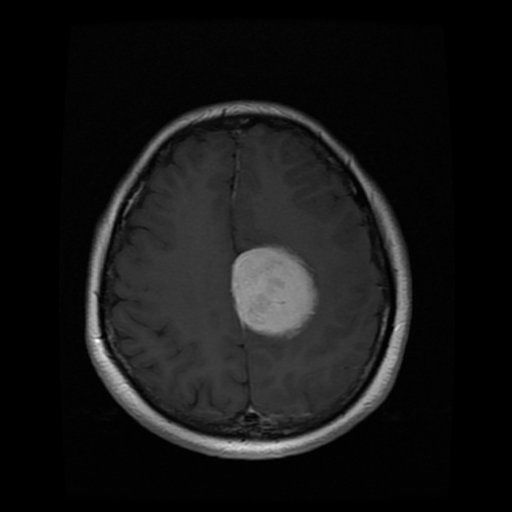
#> input picture Day 3 - Image Processing and Analysis/data/slices/meningioma_101016_0011.jpg, 512 x 512 px
$ jupyter execute --allow-errors 00_walkthrough.ipynb
#> lines starting #> are read from the running program, lines starting #| are printed output that depends on the picture; after the words box and inside, x2 and y2 are one past the last pixel; in counts of white or black regions, pixels touching at a corner belong together
# Day 3 Walkthrough: Measuring Something In An Image

Yesterday every value arrived in a column with a name. Today the data is a grid
of brightnesses with no names at all, and the quantity we want is not stored
anywhere in it. A tumour has an area, and that area has to be constructed out
of pixels by a chain of decisions that nobody writes down.

That is the argument of this hour. Image processing looks unusually
trustworthy, because at every step you can display the result and see that it
looks right. A picture that looks right is not a measurement that is right, and
this hour ends with a number that is wrong by seventy-five percent while every
picture along the way looked perfect.

The data is 844 T1-weighted contrast-enhanced MRI slices from 66 patients, each
with a tumour outlined by a radiologist. A single slice is enough for the whole
walkthrough.

| Section | Minutes |
| --- | --- |
| Orientation | 3 |
| 1. What An MRI Slice Actually Is | 7 |
| 2. Intensity, Histograms, And Thresholding | 11 |
| 3. Morphology And Connected Components | 10 |
| 4. Measuring A Region In Millimetres | 12 |
| 5. From A Kernel You Wrote To A Layer That Learns One | 13 |
| 6. What To Take Away | 4 |

## Orientation (3 Minutes)

The habits from the first two days still apply. Restart the kernel and run
every cell in order if anything stops making sense, read the minimum and the
maximum before trusting an array, and print a baseline next to every number you
intend to interpret.

Two habits are new today.

The first is that an image is an array, and the fastest way to understand what
an operation did is to print the array's shape, its dtype, and its range rather
than to look at the picture. The picture is a rendering, and the rendering
hides things such as an integer overflow or a channel order that is the wrong
way round.

The second is that every measurement taken from an image depends on the
physical size of a pixel, which is not stored in the pixels. Lose that number
and the measurement is meaningless, and nothing in the code will complain.

[cell 1]
import os


def core_budget():
    """The number of cores this session may actually use.

    A container is given a share of the host's cores by the scheduler rather
    than a smaller machine, so the host's own count is the wrong number to size
    a thread pool from. PyTorch takes it regardless, which on the Hub means 48
    threads competing for 3 cores, and the switching between them costs far
    more than the parallelism gains. On a machine with no such quota to read,
    its own count is the right number after all.
    """
    try:
        quota, period = open("/sys/fs/cgroup/cpu.max").read().split()
        if quota != "max":
            return max(1, round(int(quota) / int(period)))
    except OSError:
        pass
    return os.cpu_count() or 1


CORES = core_budget()

# The numerical libraries size their thread pools when they are first imported,
# so these have to be set above the imports rather than below them.
for variable in ("OMP_NUM_THREADS", "OPENBLAS_NUM_THREADS", "MKL_NUM_THREADS"):
    os.environ.setdefault(variable, str(CORES))

from pathlib import Path

import cv2
import matplotlib.pyplot as plt
import numpy as np
import pandas as pd
import seaborn as sns
import torch

cv2.setNumThreads(CORES)
torch.set_num_threads(CORES)
#> (this line was passed over: torch is not available in this run)

# Every notebook resolves its data through a path relative to itself, so the
# materials work the same way on JupyterHub and on a laptop.
DATA_DIR = Path.cwd().parent / "data"
SLICE_DIR = DATA_DIR / "slices"
MASK_DIR = DATA_DIR / "masks"

RANDOM_STATE = 42

# The archive records an in-plane resolution of 0.49 by 0.49 millimetres for
# every 512 by 512 slice. This one number turns pixel counts into areas, and
# Section 4 is about how easily it stops being true.
PIXEL_MM = 0.49

sns.set_theme(style="whitegrid")
pd.set_option("display.width", 110)

print("Reading data from:", DATA_DIR)
print("Slices found:", len(list(SLICE_DIR.glob("*.jpg"))))
print("Masks found: ", len(list(MASK_DIR.glob("*.png"))))
print("OpenCV:", cv2.__version__, "| PyTorch:", torch.__version__)
print("Cores available to this session:", CORES)

## 1. What An MRI Slice Actually Is (7 Minutes)

The index names every slice, the patient it came from, and the tumour type.
Read it before reading any pixels.

#> (a cell that did not finish here is left out)

#> (a cell that did not finish here is left out)

Three tumour types, roughly balanced, and 22 patients in each. Note that
patients and slices are different units. There are 844 slices but only 66
people, so most slices have a sibling from the same person somewhere else in
the table. Hold on to that, because it is the whole subject of the laboratory
exercise this afternoon.

Now read one image. `cv2.imread` returns `None` rather than raising when it
cannot read a file, so the assertion below is not decoration.

[cell 4]
demo_name = "meningioma_101016_0011.jpg"

image = cv2.imread(str(SLICE_DIR / demo_name), cv2.IMREAD_GRAYSCALE)
#> image is the input picture: shape (512, 512); min 0, max 254, mean 22.2
assert image is not None, f"could not read {demo_name}"

print("shape:", image.shape)
#| shape: (512, 512)
print("dtype:", image.dtype)
#| dtype: uint8
print("min:  ", image.min())
#| min:   0
print("max:  ", image.max())
#| max:   254
print("mean: ", round(float(image.mean()), 2))
#| mean:  22.19
print("pixels that are exactly zero:",
      f"{(image == 0).mean() * 100:.1f}% of the image")
#| pixels that are exactly zero: 28.1% of the image

A 512 by 512 array of unsigned bytes, spanning very nearly the full range from
0 to 255. Just over a quarter of it is exactly zero, which is the air around
the head, and that block of zeros dominates several of the operations below.

The flag matters. Without `cv2.IMREAD_GRAYSCALE` you get three channels, and
OpenCV orders them blue, green, and red rather than the red, green, and blue
that everything else assumes. That reversal is the single most common source of
images that come out looking wrong.

[cell 5]
colour = cv2.imread(str(SLICE_DIR / demo_name))
print("with the flag:   ", image.shape)
#| with the flag:    (512, 512)
print("without the flag:", colour.shape)
#| without the flag: (512, 512, 3)
# The three channels of a grey image are identical, so nothing is lost here,
# but the channel order still bites the moment a colour overlay is drawn.
print("channels identical:", np.array_equal(colour[:, :, 0], colour[:, :, 2]))
#| channels identical: True

[cell 6]
side_mm = image.shape[0] * PIXEL_MM

fig, axes = plt.subplots(1, 2, figsize=(11, 5))
axes[0].imshow(image, cmap="gray")
axes[0].set_title(f"{demo_name}\n{image.shape[1]} by {image.shape[0]} pixels, "
                  f"{side_mm:.0f} mm across")
axes[0].axis("off")
axes[1].imshow(image[150:300, 150:300], cmap="gray")
axes[1].set_title("A 150 by 150 pixel detail,\nwhich is "
                  f"{150 * PIXEL_MM:.0f} mm across")
axes[1].axis("off")
plt.tight_layout()
plt.show()
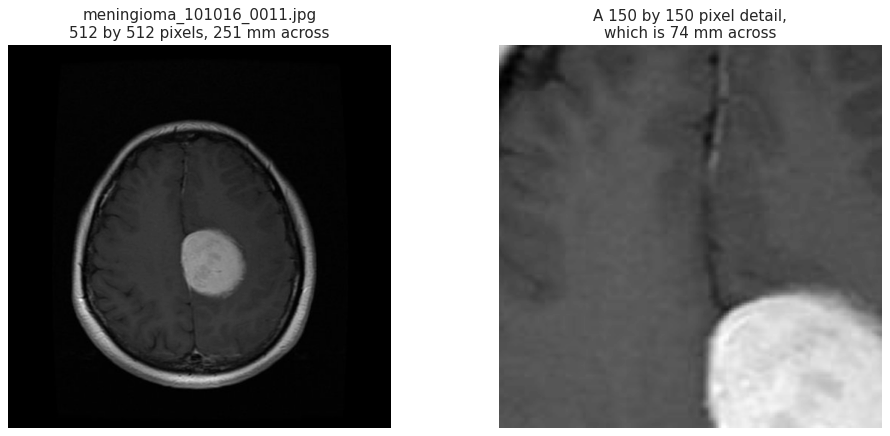
#> figure drawn by matplotlib, 2 panels

print(f"One pixel is {PIXEL_MM} mm, so the slice is {side_mm:.1f} mm wide.")
#| One pixel is 0.49 mm, so the slice is 250.9 mm wide.
print(f"One pixel covers {PIXEL_MM ** 2:.4f} square millimetres.")

The bright mass on the left of the image is a meningioma. It is bright because
this is a contrast-enhanced scan and the agent collects where the tumour is, and
that single fact is what every method in the next two sections quietly relies
on.

## 2. Intensity, Histograms, And Thresholding (11 Minutes)

Separating an object from its surroundings by choosing a brightness cutoff is
called thresholding. The question is what cutoff, and the histogram is where
you look for the answer.

[cell 7]
histogram = cv2.calcHist([image], [0], None, [256], [0, 256]).ravel()
#> histogram = 256 values, max 73789 at index 0, min 0 at index 213, mean 1024

fig, axes = plt.subplots(1, 2, figsize=(12, 4))
axes[0].plot(histogram)
axes[0].set_title("Every pixel, including the air")
axes[0].set_xlabel("Intensity")
axes[0].set_ylabel("Pixels")
axes[1].plot(histogram)
axes[1].set_ylim(0, np.sort(histogram)[-2] * 1.1)
axes[1].set_title("The same plot with the zero spike cut off")
axes[1].set_xlabel("Intensity")
plt.tight_layout()
plt.show()
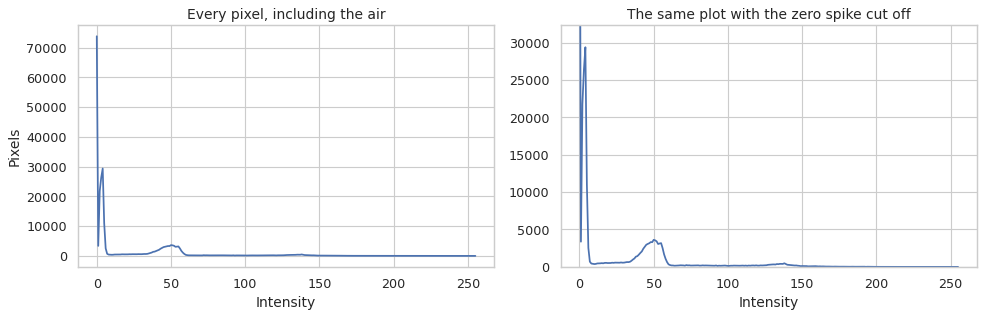
#> figure drawn by matplotlib, 2 panels; panel 1: curve peaks at x = 0, y = 73789; panel 2: curve peaks at x = 0, y = 73789

print("pixels at intensity 0:", int(histogram[0]))
#| pixels at intensity 0: 73789
print("largest count anywhere else:", int(np.sort(histogram)[-2]))
#| largest count anywhere else: 29373

The left plot is useless, and it is useless in a way worth seeing once. One bar
holds a quarter of the image and flattens everything else into the axis. The
right plot is the same data with that bar cropped, and only now is there
anything to read.

Otsu's method picks the cutoff that best separates the pixels into two groups.
It assumes there are two groups. Let us see which two it finds.

[cell 8]
threshold, binary = cv2.threshold(image, 0, 255, cv2.THRESH_OTSU)
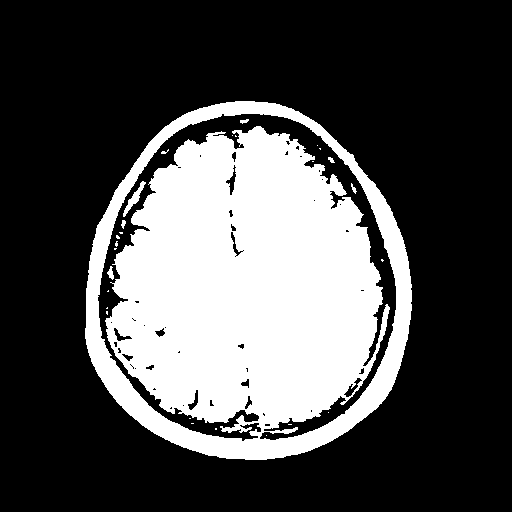
#> binary: shape (512, 512); 30.1% white; 27 white regions (20 under 20 px), largest, box (x1, y1, x2, y2) and area: (85, 101, 412, 460) 78526, (123, 181, 146, 217) 207, (107, 266, 114, 280) 54
#> threshold = 34

print(f"Otsu chose a threshold of {threshold:.0f}.")
#| Otsu chose a threshold of 34.
print(f"Pixels above it: {(image > threshold).sum()} "
      f"({(image > threshold).mean() * 100:.1f}% of the image)")
#| Pixels above it: 78995 (30.1% of the image)

fig, axes = plt.subplots(1, 3, figsize=(14, 4.5))
axes[0].imshow(image, cmap="gray")
axes[0].set_title("Original")
axes[1].imshow(binary, cmap="gray")
axes[1].set_title(f"Above the Otsu threshold of {threshold:.0f}")
# Drawing the mask over the image in colour requires a three-channel image, and
# OpenCV expects those channels in blue, green, and red order.
overlay = cv2.cvtColor(image, cv2.COLOR_GRAY2BGR)
overlay[binary > 0] = (0.6 * overlay[binary > 0] +
                       0.4 * np.array([0, 0, 255])).astype(np.uint8)
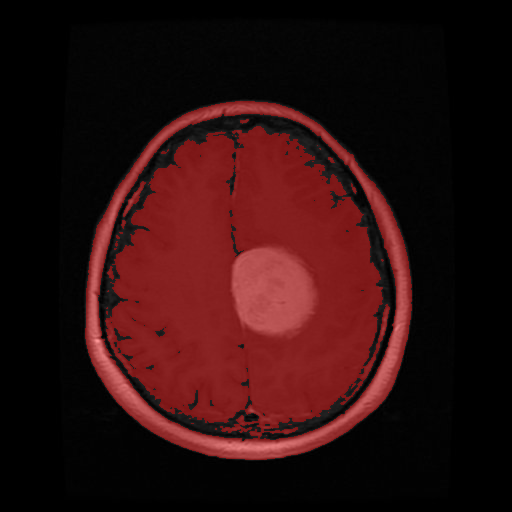
#> overlay: shape (512, 512, 3); mean B, G, R 14.2, 14.2, 44.9
axes[2].imshow(cv2.cvtColor(overlay, cv2.COLOR_BGR2RGB))
axes[2].set_title("The mask drawn on the image")
for ax in axes:
    ax.axis("off")
plt.tight_layout()
plt.show()
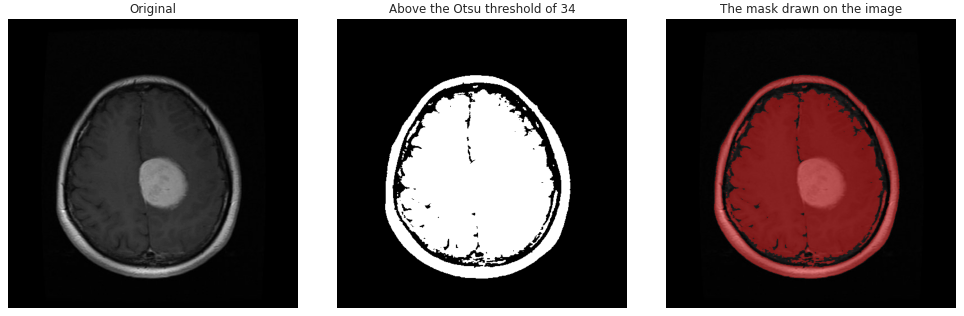
#> figure drawn by matplotlib, 3 panels

Read what happened rather than what we wanted. Otsu separated the head from the
air. It did not separate the tumour from the brain, and it never could have,
because the two brightness groups in this image are tissue and background, and
the tumour is a small part of the first group.

This is the shape of almost every disappointment in image processing. The
method did exactly what it promises. The promise was about a different question
from the one we are asking.

Otsu is still useful here, just not for the tumour. It has given us the head,
and the next section turns that into a usable region.

## 3. Morphology And Connected Components (10 Minutes)

A binary mask is a set of pixels. Connected component labelling turns it into a
set of objects, by giving every group of touching pixels its own number.

[cell 9]
count, markers = cv2.connectedComponents(binary)
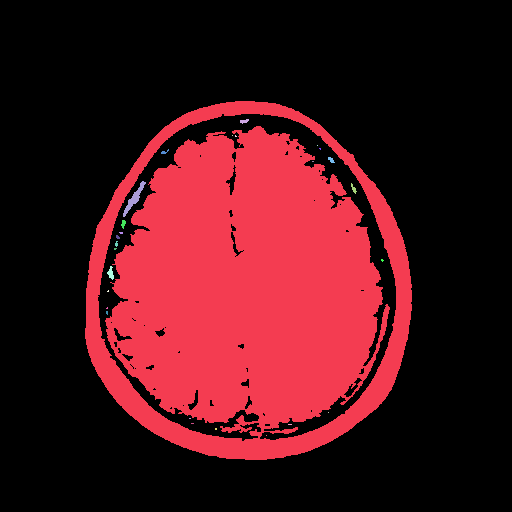
#> markers: shape (512, 512) int32; 28 distinct labels, from 0 to 27; one colour per label, 0 black
#> count = 28

# Label 0 is the background, so the real objects are 1 up to count - 1.
areas = np.array([(markers == label).sum() for label in range(1, count)])
#> areas = 27 values, max 78526 at index 0, min 1 at index 2, mean 2925.7
order = np.argsort(areas)[::-1]
#> order = 27 values, max 26 at index 24, min 0 at index 0, mean 13

print(f"{count - 1} objects above the threshold.")
#| 27 objects above the threshold.
print("The five largest, in pixels:", areas[order][:5].tolist())
#| The five largest, in pixels: [78526, 207, 54, 28, 28]
print(f"The largest covers {areas.max() / image.size * 100:.1f}% of the image, "
      f"which is {areas.max() * PIXEL_MM ** 2 / 100:.1f} square centimetres.")
#| The largest covers 30.0% of the image, which is 188.5 square centimetres.

One object is enormous and the rest are specks of a few hundred pixels or
fewer. The large one is the head. The specks are noise that crossed the
threshold, and they are exactly what morphology removes.

The two primitive operations are erosion, which deletes any foreground pixel
whose neighbourhood is not entirely foreground, and dilation, which does the
reverse. Composing them gives opening, which is an erosion followed by a
dilation, and it removes small objects while leaving large ones close to their
original size.

[cell 10]
kernel = np.ones((5, 5), np.uint8)

eroded = cv2.erode(binary, kernel)
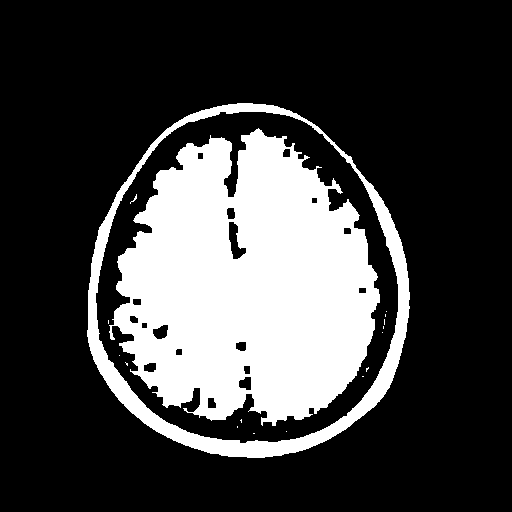
#> eroded: shape (512, 512); 25.5% white; 17 white regions (15 under 20 px), largest, box (x1, y1, x2, y2) and area: (109, 128, 380, 426) 55799, (87, 103, 410, 458) 11034
dilated = cv2.dilate(binary, kernel)
#> dilated: shape (512, 512); 34.4% white; 3 white regions, box (x1, y1, x2, y2) and area: (83, 99, 414, 462) 89952, (238, 117, 251, 126) 100, (315, 143, 323, 152) 54
opened = cv2.morphologyEx(binary, cv2.MORPH_OPEN, kernel)
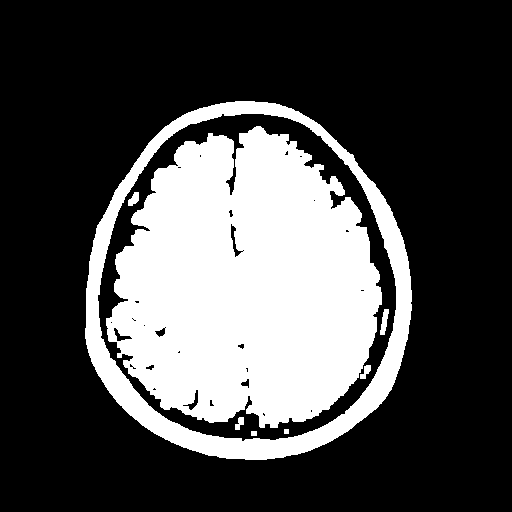
#> opened: shape (512, 512); 29.6% white; 8 white regions, largest, box (x1, y1, x2, y2) and area: (106, 126, 382, 428) 60738, (85, 101, 412, 460) 16302, (380, 309, 389, 335) 138

for name, result in [("original", binary), ("eroded", eroded),
                     ("dilated", dilated), ("opened", opened)]:
    objects = cv2.connectedComponents(result)[0] - 1
    print(f"{name:9s} foreground {result.astype(bool).sum():7d} px, "
          f"objects {objects:3d}")
#> this loop made 4 passes
#> (name, objects) on passes 1 to 4: ('original', 27), ('eroded', 17), ('dilated', 3), ('opened', 8)
#> (printed output is left out)

fig, axes = plt.subplots(1, 4, figsize=(15, 4))
for ax, (name, result) in zip(axes, [("original", binary), ("eroded", eroded),
                                     ("dilated", dilated), ("opened", opened)]):
    ax.imshow(result, cmap="gray")
    ax.set_title(name)
    ax.axis("off")
#> this loop made 4 passes
#> name on passes 1 to 4: 'original', 'eroded', 'dilated', 'opened'
plt.tight_layout()
plt.show()

Opening cut the object count from 27 to 8 while removing under two percent of
the foreground, because the head is far larger than the kernel and the specks
are smaller than it. That asymmetry is the whole point of the operation.
Erosion alone shrinks everything, and dilation alone merged the specks into the
head rather than deleting them.

For the rest of the walkthrough we want the brain rather than the head, and the
difference matters. The skull and the fat beneath the scalp are the brightest
things in the image, brighter than the tumour is, so any method that looks for
bright pixels finds the skull first. Eroding the head mask hard pushes the
boundary inward past that rim, and the cell below prints the brightest value on
each side of it so you can see the size of the problem.

[cell 11]
def head_mask(gray):
    """Return the largest connected object above the Otsu threshold."""
    _, mask = cv2.threshold(gray, 0, 255, cv2.THRESH_OTSU)
    # Closing first, so that a dark vessel inside the head does not split it.
    mask = cv2.morphologyEx(mask, cv2.MORPH_CLOSE, np.ones((5, 5), np.uint8))
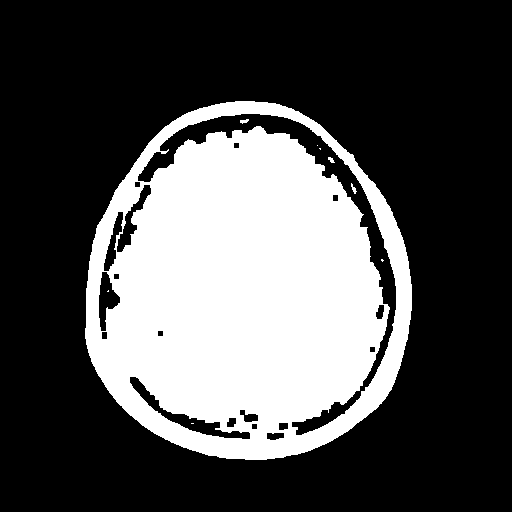
#> mask: shape (512, 512); 31.1% white; 9 white regions (5 under 20 px), largest, box (x1, y1, x2, y2) and area: (85, 101, 412, 460) 81420, (351, 183, 357, 194) 29, (240, 119, 249, 124) 28, (328, 157, 335, 163) 25
    count, markers = cv2.connectedComponents(mask)
#> markers: shape (512, 512) int32; 10 distinct labels, from 0 to 9
#> count = 10
    if count < 2:
        return np.ones(gray.shape, bool)
    sizes = [(markers == label).sum() for label in range(1, count)]
#> sizes = [81420, 28, 1, 3, 25, 29, 6, 3, 3]
    return markers == int(np.argmax(sizes)) + 1
#> returned value: shape (512, 512) bool; 31.1% white; 1 white region, box (x1, y1, x2, y2) and area: (85, 101, 412, 460) 81420


head = head_mask(image)
ellipse = cv2.getStructuringElement(cv2.MORPH_ELLIPSE, (35, 35))
brain = cv2.erode(head.astype(np.uint8), ellipse) > 0
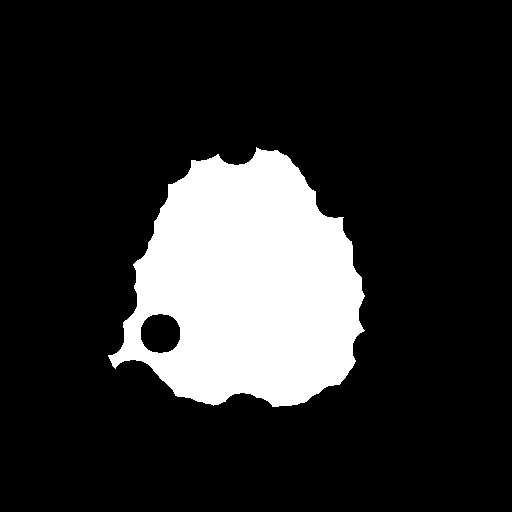
#> brain: shape (512, 512) bool; 17.3% white; 1 white region, box (x1, y1, x2, y2) and area: (108, 147, 365, 407) 45417

print(f"head  {head.sum():6d} px")
#| head   81420 px
print(f"brain {brain.sum():6d} px after eroding by a 35 pixel ellipse, "
      f"which is {brain.sum() / head.sum() * 100:.0f}% of the head")
#| brain  45417 px after eroding by a 35 pixel ellipse, which is 56% of the head
#> (the rest of the program and of its run is left out)
